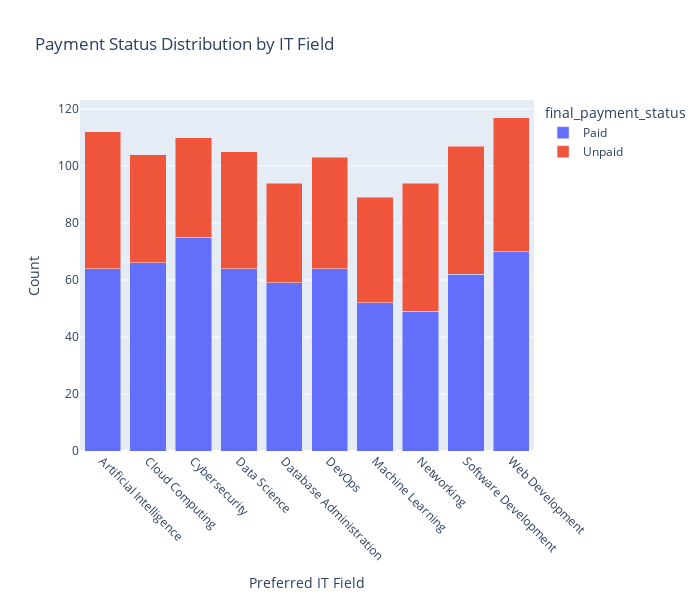

Notebook cell for this chart:
### Code cell
# use interractive plot
fig = px.bar(
    payment_status_by_field,
    title='Payment Status Distribution by IT Field',
    labels={'preferred_IT_field': 'Preferred IT Field', 
            'Count': 'Count', 
            'Payment Status': 'Payment Status'},
    barmode='stack')
fig.update_layout(
    width = 700,
    height = 600,
    xaxis_title="Preferred IT Field",
    yaxis_title="Count",
    xaxis_tickangle=45)
fig.show()

### Figure 1 — Plotly figure (JSON) as saved in the notebook; plotly's stock layout.template omitted (floating-point values rounded to 4 significant figures)
{"data": [{"alignmentgroup": "True", "hovertemplate": "final_payment_status=Paid<br>Preferred IT Field=%{x}<br>value=%{y}<extra></extra>", "legendgroup": "Paid", "marker": {"color": "#636efa", "pattern": {"shape": ""}}, "name": "Paid", "offsetgroup": "Paid", "orientation": "v", "showlegend": true, "textposition": "auto", "type": "bar", "x": ["Artificial Intelligence", "Cloud Computing", "Cybersecurity", "Data Science", "Database Administration", "DevOps", "Machine Learning", "Networking", "Software Development", "Web Development"], "xaxis": "x", "y": [64, 66, 75, 64, 59, 64, 52, 49, 62, 70], "yaxis": "y"}, {"alignmentgroup": "True", "hovertemplate": "final_payment_status=Unpaid<br>Preferred IT Field=%{x}<br>value=%{y}<extra></extra>", "legendgroup": "Unpaid", "marker": {"color": "#EF553B", "pattern": {"shape": ""}}, "name": "Unpaid", "offsetgroup": "Unpaid", "orientation": "v", "showlegend": true, "textposition": "auto", "type": "bar", "x": ["Artificial Intelligence", "Cloud Computing", "Cybersecurity", "Data Science", "Database Administration", "DevOps", "Machine Learning", "Networking", "Software Development", "Web Development"], "xaxis": "x", "y": [48, 38, 35, 41, 35, 39, 37, 45, 45, 47], "yaxis": "y"}], "layout": {"barmode": "stack", "height": 600, "legend": {"title": {"text": "final_payment_status"}, "tracegroupgap": 0}, "title": {"text": "Payment Status Distribution by IT Field"}, "width": 700, "xaxis": {"anchor": "y", "autorange": true, "domain": [0, 1], "range": [-0.5, 9.5], "tickangle": 45, "title": {"text": "Preferred IT Field"}, "type": "category"}, "yaxis": {"anchor": "x", "autorange": true, "domain": [0, 1], "range": [0, 123.2], "title": {"text": "Count"}, "type": "linear"}}}
